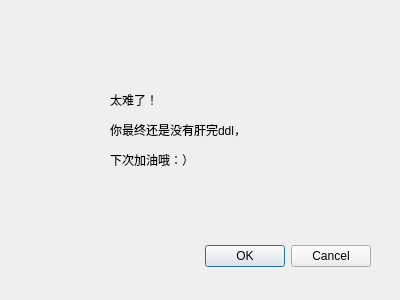
<?xml version="1.0" encoding="UTF-8"?>
<ui version="4.0">
 <class>failGame</class>
 <widget class="QDialog" name="failGame">
  <property name="geometry">
   <rect>
    <x>0</x>
    <y>0</y>
    <width>400</width>
    <height>300</height>
   </rect>
  </property>
  <property name="windowTitle">
   <string>Dialog</string>
  </property>
  <widget class="QDialogButtonBox" name="buttonBox">
   <property name="geometry">
    <rect>
     <x>30</x>
     <y>240</y>
     <width>341</width>
     <height>32</height>
    </rect>
   </property>
   <property name="orientation">
    <enum>Qt::Horizontal</enum>
   </property>
   <property name="standardButtons">
    <set>QDialogButtonBox::Cancel|QDialogButtonBox::Ok</set>
   </property>
  </widget>
  <widget class="QLabel" name="label">
   <property name="geometry">
    <rect>
     <x>110</x>
     <y>90</y>
     <width>191</width>
     <height>81</height>
    </rect>
   </property>
   <property name="text">
    <string>&lt;html&gt;&lt;head/&gt;&lt;body&gt;&lt;p&gt;太难了！&lt;/p&gt;&lt;p&gt;你最终还是没有肝完ddl，&lt;/p&gt;&lt;p&gt;下次加油哦：）&lt;/p&gt;&lt;/body&gt;&lt;/html&gt;</string>
   </property>
  </widget>
 </widget>
 <resources/>
 <connections>
  <connection>
   <sender>buttonBox</sender>
   <signal>accepted()</signal>
   <receiver>failGame</receiver>
   <slot>accept()</slot>
   <hints>
    <hint type="sourcelabel">
     <x>248</x>
     <y>254</y>
    </hint>
    <hint type="destinationlabel">
     <x>157</x>
     <y>274</y>
    </hint>
   </hints>
  </connection>
  <connection>
   <sender>buttonBox</sender>
   <signal>rejected()</signal>
   <receiver>failGame</receiver>
   <slot>reject()</slot>
   <hints>
    <hint type="sourcelabel">
     <x>316</x>
     <y>260</y>
    </hint>
    <hint type="destinationlabel">
     <x>286</x>
     <y>274</y>
    </hint>
   </hints>
  </connection>
 </connections>
</ui>
